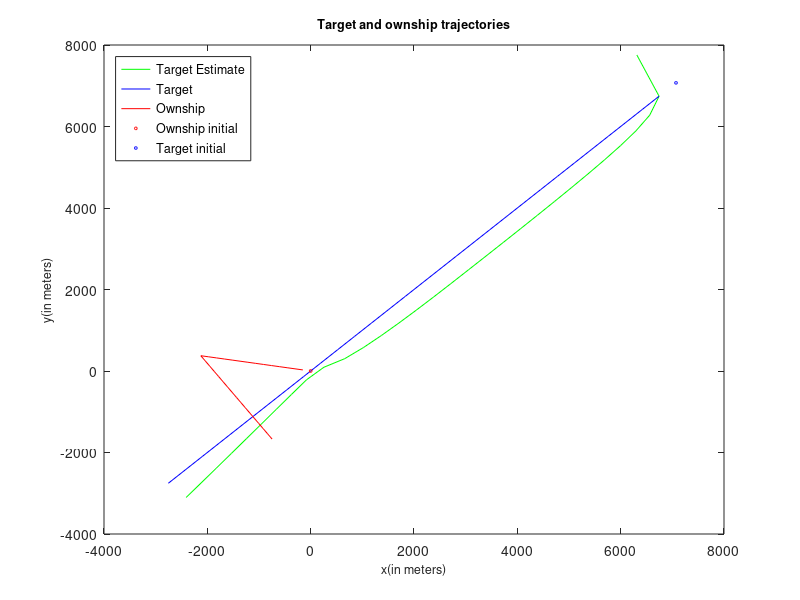

Here is the MATLAB script that generated this plot:
%script
rangeVar = 1;
thetaVar = 6;
velocityVar = 10;
% targetInit = [7071; 7071; 225; 7.72];
% ownshipInit = [0; 0; 170; 2.57];
targetInit = [7071; 7071; -5.4589; -5.4589];
ownshipInit = [0; 0; -2.5310; .4463];
ownshipState = ownshipInit;
targetState = targetInit;
targetStateLog = [];
ownshipStateLog = [];
targetEstLog = [];
startTime = 60;
time = startTime;
finalTime = 1800;
timeStep = 60;

%Initial Measurements
bearing = atan2(targetInit(1)-ownshipInit(1),targetInit(2)-ownshipInit(2))*180/pi + (thetaVar * randn());
distance = sqrt((targetInit(1)-ownshipInit(1)+(rangeVar * randn()))^2+(targetInit(2)-ownshipInit(2)+(rangeVar * randn()))^2);
targetEst = [distance*cosd(bearing);
             distance*sind(bearing);
             0;
             0];
targetEstLog = [targetEst];
P = [0 0 0 0;
     0 0 0 0;
     0 0 velocityVar^2 0;
     0 0 0 velocityVar^2];
Q = [rangeVar^2 0;
     0 rangeVar^2];
F = [1 0 timeStep 0;
     0 1 0 timeStep;
     0 0 1 0;
     0 0 0 1];
 
 
%Simulation
for i = startTime:timeStep:finalTime
    time = i;
    
%move vehicle and target
if(time == 900)
    ownshipState(3) = 1.4371;
    ownshipState(4) = -2.1306;
end
ownshipState = F*ownshipState;
ownshipStateLog = [ownshipStateLog ownshipState];
targetState = F*targetState;
targetStateLog = [targetStateLog targetState];

%Measure
H=[(1-(ownshipState(1)/targetState(1))) 0 0 0;
    0 (1-(ownshipState(2)/targetState(2))) 0 0];
dis = H*targetState;
varry = rangeVar * randn();
distance = sqrt((dis(1)+varry)^2+(dis(2)+varry)^2);%Check the variance method

%Estimation
targetEst = F*targetEst;
H_est = [(1-(ownshipState(1)/targetEst(1))) 0 0 0;
    0 (1-(ownshipState(2)/targetEst(2))) 0 0];
disEst = H*targetEst;
P_pred = F*P*F'; %QsuperS
S=H*P_pred*H'+Q;
K=P_pred*H'/S;
targetEst = targetEst + K*(dis-disEst);
P_pred = (eye(4)-K*H)*P_pred;
P = P_pred;
targetEstLog = [targetEstLog targetEst];





end

%Figure
plot(targetEstLog(1,:),targetEstLog(2,:),'-g')
hold on
plot(targetStateLog(1,:),targetStateLog(2,:),'-b')
hold on
plot(ownshipStateLog(1,:),ownshipStateLog(2,:),'-r')
hold on
plot(ownshipInit(1),ownshipInit(2),'or', 'MarkerSize', 2)
hold on
plot(targetInit(1),targetInit(2),'ob', 'MarkerSize', 2)
legend('Target Estimate','Target','Ownship','Ownship initial','Target initial')
%plot(ownshipStateLog(1,:),ownshipStateLog(2,:),'o')
legend('Location','northwest')
xlim([-4000 8000])
ylim([-4000 8000])
xlabel('x(in meters)','FontSize',9)
ylabel('y(in meters)','FontSize',9)
title('Target and ownship trajectories','FontSize',9)

hold on

